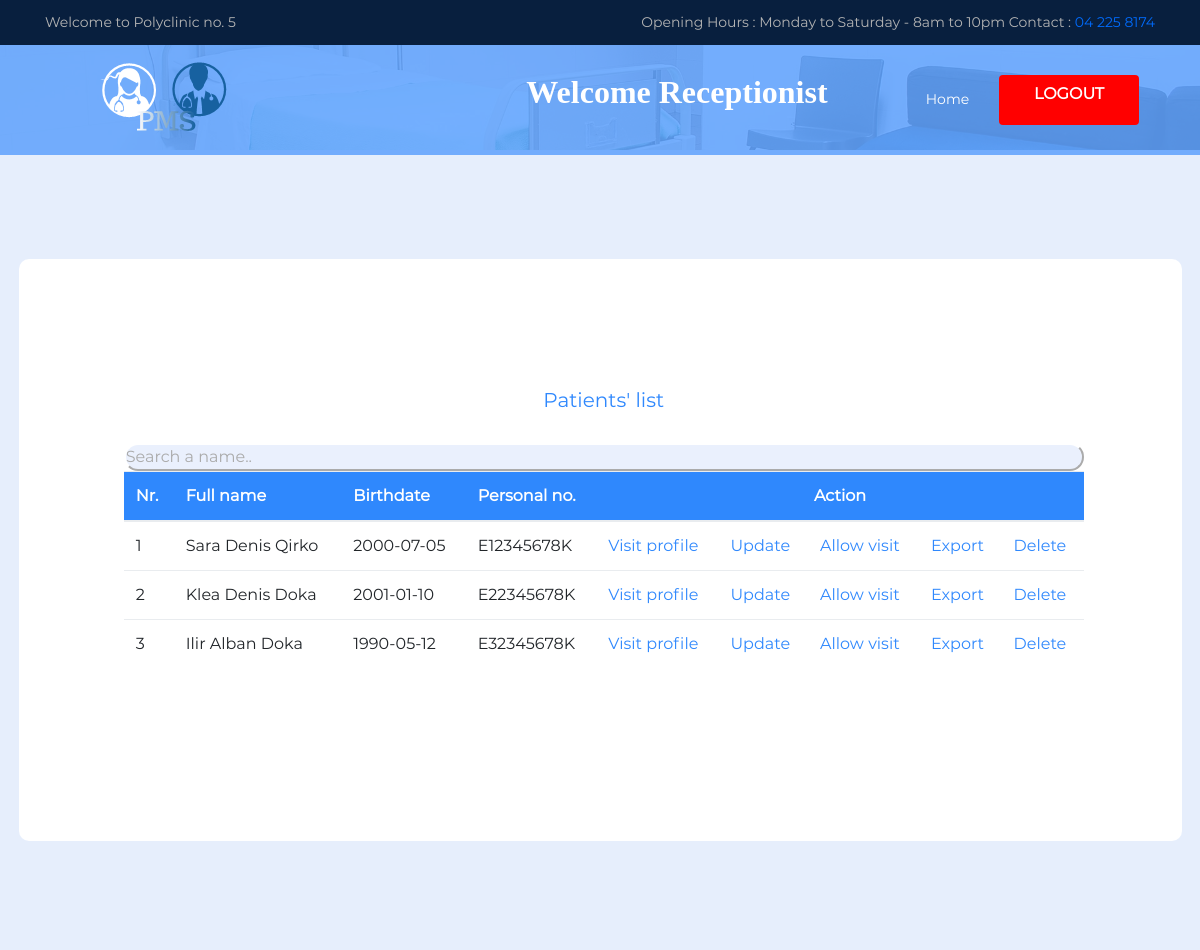
Page /recPacList.php (signed in) on the committed database.
### tables this page shows
CREATE TABLE `patient` (
  `id` int(11) NOT NULL,
  `photo` varchar(100) NOT NULL,
  `name` varchar(100) NOT NULL,
  `father_name` varchar(100) NOT NULL,
  `surname` varchar(100) NOT NULL,
  `personal_id` varchar(100) NOT NULL,
  `gender` varchar(10) NOT NULL,
  `phone` varchar(100) NOT NULL,
  `address` varchar(100) NOT NULL,
  `profession` varchar(100) NOT NULL,
  `job` varchar(100) NOT NULL,
  `guardian` varchar(100) NOT NULL,
  `birthdate` date NOT NULL,
  `birthplace` varchar(100) NOT NULL,
  `email` varchar(100) NOT NULL,
  `username` varchar(100) NOT NULL,
  `password` varchar(100) NOT NULL
);

### database_class.php (called while the page is built, shortened)
<?php
class database
{
    public $serverName = "localhost";
    public $username = "root";
    public $password = "";
    public $dbname = "pms";
    function connect()
    {
        $this->connection = new \mysqli($this->serverName, $this->username, $this->password, $this->dbname);
        return $this->connection;
    }
}

### recPacList.php (the view, shortened to what this page needs)
<?php
$crud = new \core\user\crud();
$user = $crud->retrieve_receptionist($_SESSION['id']);
?>
<!DOCTYPE html>
<html lang="en">
<head>
    <link rel="stylesheet" href="style.css">
</head>
<body>
<header class="header-area">
    <div class="top-header-area">
        <div class="container h-100">
            <div class="row h-100">
                <div class="col-12 h-100">
                    <div class="h-100 d-md-flex justify-content-between align-items-center">
                        <p>Welcome to Polyclinic no. 5</p>
                        <p>Opening Hours : Monday to Saturday - 8am to 10pm Contact : <span>04 225 8174</span></p>
                    </div>
                </div>
            </div>
        </div>
    </div>
    <div class="main-header-area" id="stickyHeader">
        <div class="container h-100">
            <div class="row h-100 align-items-center">
                <div class="col-12 h-100">
                    <div class="main-menu h-100">
                        <nav class="navbar h-100 navbar-expand-lg">
                            <img src="img/core-img/logo.png" alt="Logo">
                            <div class="collapse navbar-collapse" id="medilifeMenu">
                                <ul class="navbar-nav ml-auto">
                                    <h2 class="breadcumb-title"
                                        style="color:white; margin-left:-15%; font-weight:900; font-family: Times, Times New Roman, serif;">
                                        Welcome Receptionist <?php echo $user->name ?> <?php echo $user->surname ?></h2>
                                    <div class="collapse navbar-collapse" id="medilifeMenu">
                                        <ul class="navbar-nav ml-auto">
                                            <li class="nav-item" style="color:white; margin-left:15%;">
                                                <a class="nav-link" href="recHome.php">Home</a>
                                            </li>
                                        </ul>
                                        <a href="logout.php" class="btn medilife-appoint-btn ml-30"> <span>Logout</span></a>
                                    </div>
                                </ul>
                            </div>
                        </nav>
                    </div>
                </div>
            </div>
        </div>
    </div>
</header>
<section class="breadcumb-area bg-img gradient-background-overlay"
         style="background-image: url(img/bg-img/breadcumb2.jpg); height:20px">
</section>
<link rel="stylesheet" type="text/css" href="vendorForm/bootstrap/css/bootstrap.min.css">
<link rel="stylesheet" type="text/css" href="fontsForm/font-awesome-4.7.0/css/font-awesome.min.css">
<link rel="stylesheet" type="text/css" href="vendorForm/animate/animate.css">
<link rel="stylesheet" type="text/css" href="vendorForm/css-hamburgers/hamburgers.min.css">
<link rel="stylesheet" type="text/css" href="vendorForm/select2/select2.min.css">
<link rel="stylesheet" type="text/css" href="cssForm/util.css">
<link rel="stylesheet" type="text/css" href="cssForm/main.css">
<div class="bg-contact100" style="">
    <div class="container-contact100">
        <div class="wrap-contact100">
            <div class="col-sm-6">
                <div style="width: 60rem; margin-left:-14%;">
                    <div class="card-body" style="color: #2f88fd; text-align: center;">
                        <h5 class="card-title">Patients' list</h5>
                    </div>
                    <input type="text" id="myInput1"
                           style="border: 2px outset white;background-color: rgba(67,121,232,0.11); width: 60rem; border-radius: 50px"
                           onkeyup="myFunction(1)" placeholder="Search a name..">
                    <table class="table table-hover" id="patient_table">
                        <thead style="background-color: #2f88fd; color:white;">
                        <tr>
                            <th scope="col">Nr.</th>
                            <th scope="col">Full name</th>
                            <th scope="col">Birthdate</th>
                            <th scope="col">Personal no.</th>
                            <th scope="col" colspan="5" style="text-align: center;">Action</th>
                        </tr>
                        </thead>
                        <tbody>
                        <?php
                        $con = new \core\database();
                        $query = "Select * from patient";
                        $result = \mysqli_query($con->connect(), $query);
                        $cnt = 1;
                        while ($row = mysqli_fetch_array($result, MYSQLI_ASSOC)) {
                            echo "<tr>";
                            echo "<td scope=\"row\">" . $cnt . "</td>";
                            echo "<td>" . $row['name'] . " " . $row['father_name'] . " " . $row['surname'] . "</td>";
                            echo "<td>" . $row['birthdate'] . "</td>";
                            echo "<td>" . $row['personal_id'] . "</td>";
                            ?>
                            <td>
                                <form style="margin: 0; padding: 0;" action="recViewPacProfile.php" method="post">
                                    <button style="display: inline;color: #2f88fd;" name="details" type="submit"
                                            value="<?= $row['id'] ?>">Visit profile
                                    </button>
                                </form>
                            </td>
                            <td>
                                <form style="margin: 0; padding: 0;" action="recUpdatePatient.php" method="post">
                                    <button style="display: inline;color: #2f88fd;" name="details" type="submit"
                                            value="<?= $row['id'] ?>">Update
                                    </button>
                                </form>
                            </td>
                            <td>
                                <form style="margin: 0; padding: 0;" action="recAllowVisit.php" method="post">
                                    <button style="display: inline;color: #2f88fd;" name="details" type="submit"
                                            onclick="return confirm('Are you sure you want to allow this visit?')"
                                            value="<?= $row['id'] ?>">Allow visit
                                    </button>
                                </form>
                            </td>
                            <td>
                                <form style="margin: 0; padding: 0;" action="recExportPatient.php" method="post">
                                    <button style="display: inline;color: #2f88fd;" name="details" type="submit"
                                            onclick="return confirm('Are you sure you want to export this patient?')"
                                            value="<?= $row['id'] ?>">Export
                                    </button>
                                </form>
                            </td>
                            <td>
                                <form style="margin: 0; padding: 0;" action="recDeletePatient.php" method="post">
                                    <button style="display: inline;color: #2f88fd;" name="details" type="submit"
                                            onclick="return confirm('Are you sure you want to delete this patient?')"
                                            value="<?= $row['id'] ?>">Delete
                                    </button>
                                </form>
                            </td>
                            <?php
                            echo "</tr>";
                            $cnt++;
                        }
                        ?>
                        </tbody>
                    </table>
                </div>
            </div>
        </div>
    </div>
</body>
</html>

### style.css (style rules this page uses)
* { margin: 0; padding: 0; }
body { font-family: "Roboto", sans-serif; }
h1, h2, h3, h4, h5, h6 { color: #081f3e; font-weight: 700; }
p { color: #57595c; font-size: 15px; line-height: 2; font-weight: 400; }
a { -webkit-transition-duration: 500ms; transition-duration: 500ms; text-decoration: none; outline: none; font-size: 14px; font-weight: 700; }
ul, ol { margin: 0; }
ul li, ol li { list-style: none; }
img { height: auto; max-width: 100%; }
.ml-30 { margin-left: 30px; }
.bg-img { background-position: center center; background-size: cover; background-repeat: no-repeat; }
.btn { box-shadow: 0 2px 5px rgba(0, 0, 0, 0.1); }
.medilife-appoint-btn { display: inline-block; color: #ffffff; background-color: #ff0000; height: 50px; padding: 0 15px; line-height: 50px; font-size: 14px; min-width: 140px; border-radius: 0; font-weight: 500; -webkit-transition-duration: 500ms; transition-duration: 500ms; text-transform: uppercase; box-shadow: none; }
.medilife-appoint-btn span { font-weight: 700; }
.header-area { position: absolute; z-index: 10000; width: 100%; height: auto; -webkit-transition-duration: 500ms; transition-duration: 500ms; }
.top-header-area { position: relative; z-index: 1; height: 45px; background-color: #081f3e; }
.top-header-area p { margin-bottom: 0; color: #b5b5b5; }
.top-header-area p span { color: #006cff; }
.main-header-area { width: 100%; height: 110px; position: relative; z-index: 1; background-color: rgba(0, 108, 255, 0.5); -webkit-transition-duration: 500ms; transition-duration: 500ms; }
.header-area .main-menu .nav-link { font-size: 14px; text-transform: capitalize; padding: 10px 20px; color: #ffffff; font-weight: 500; margin: 0 1px; }
.navbar { padding: 0; }
.breadcumb-area { width: 100%; height: 400px; position: relative; z-index: 1; padding-top: 150px; }
.breadcumb-area::after { background-color: rgba(230, 241, 255, 0.75); content: ''; top: 0; left: 0; width: 100%; height: 100%; position: absolute; z-index: -1; }

### cssForm/main.css (style rules this page uses)
* { margin: 0px; padding: 0px; box-sizing: border-box; }
body, html { height: 100%; font-family: Montserrat-Regular, sans-serif; }
a { font-family: Montserrat-Regular; font-size: 14px; line-height: 1.7; color: #666666; margin: 0px; transition: all 0.4s; -webkit-transition: all 0.4s; -o-transition: all 0.4s; -moz-transition: all 0.4s; }
h1,h2,h3,h4,h5,h6 { margin: 0px; }
p { font-family: Montserrat-Regular; font-size: 14px; line-height: 1.7; color: #666666; margin: 0px; }
ul, li { margin: 0px; list-style-type: none; }
input { outline: none; border: none; }
button { outline: none !important; border: none; background: transparent; }
.bg-contact100 { width: 100%; background-repeat: no-repeat; background-position: center center; background-size: cover; }
.container-contact100 { width: 100%; min-height: 100vh; display: -webkit-box; display: -webkit-flex; display: -moz-box; display: -ms-flexbox; display: flex; flex-wrap: wrap; justify-content: center; align-items: center; padding: 15px; background: rgba(67, 121, 232, 0.13); }
.wrap-contact100 { width: 1163px; background: #fff; border-radius: 10px; overflow: hidden; display: -webkit-box; display: -webkit-flex; display: -moz-box; display: -ms-flexbox; display: flex; flex-wrap: wrap; justify-content: space-between; padding: 110px 130px 157px 148px; }

### rows in the picture
patient: name "Sara", father_name "Denis", surname "Qirko", birthdate "2000-07-05", personal "E12345678K", $row['id'] 110 (drawn)
patient: name "Klea", father_name "Denis", surname "Doka", birthdate "2001-01-10", personal "E22345678K", $row['id'] 111 (drawn)
patient: name "Ilir", father_name "Alban", surname "Doka", birthdate "1990-05-12", personal "E32345678K", $row['id'] 115 (drawn)
